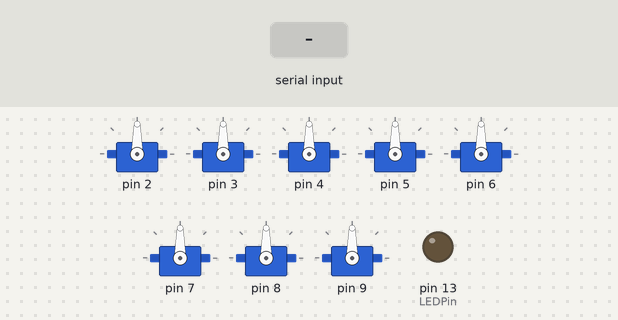
This sketch was run on a simulated Arduino Uno, built with avr-gcc and run on an emulated ATmega328P. Parts: 8 × servo, output pins drawn as LEDs (lit = HIGH). The test bench sets the inputs (shaded band).

Above: at 1.2 s.
1.3 s: "f" received over Serial
At 3.2 s:
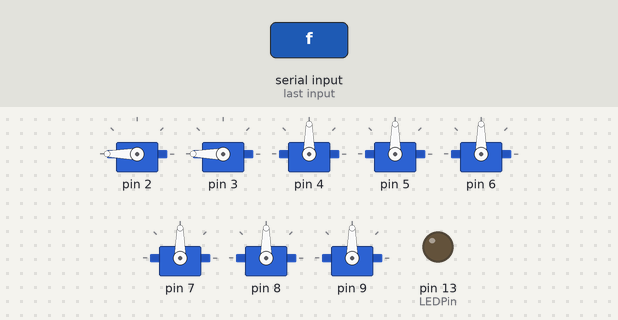
4.3 s: byte 103 ('g') received over Serial
At 4.77 s:
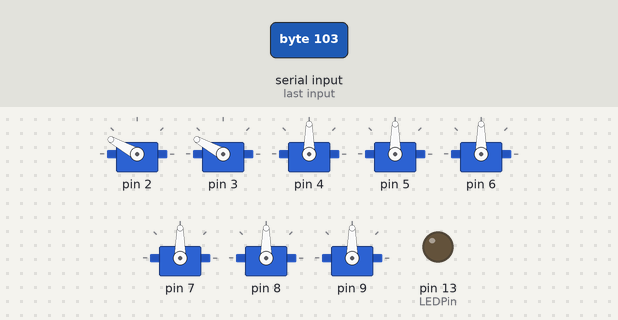
7.3 s: "a" received over Serial
At 9.4 s:
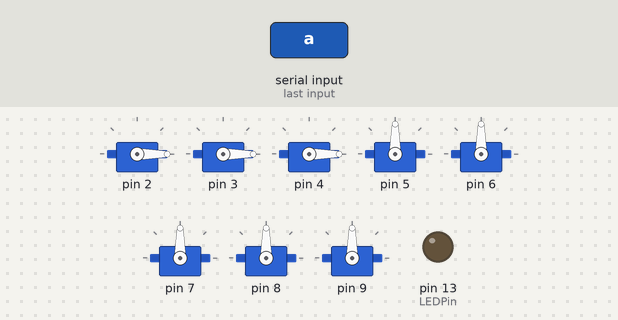
9.7 s: "2" received over Serial
At 10.18 s:
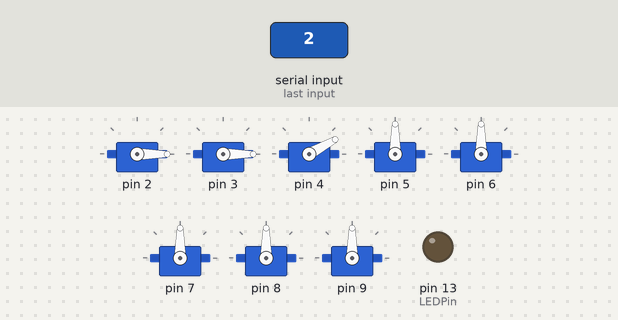
12.7 s: "b" received over Serial
At 14.7 s:
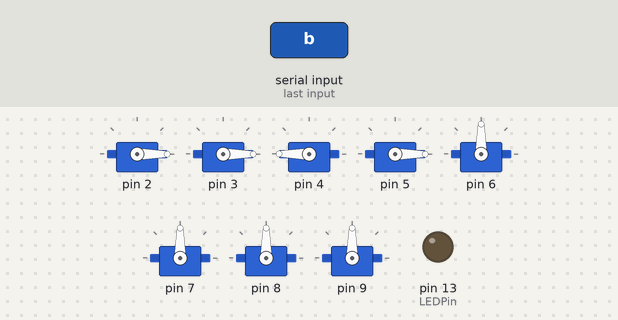
15.1 s: "c" received over Serial
At 17.6 s:
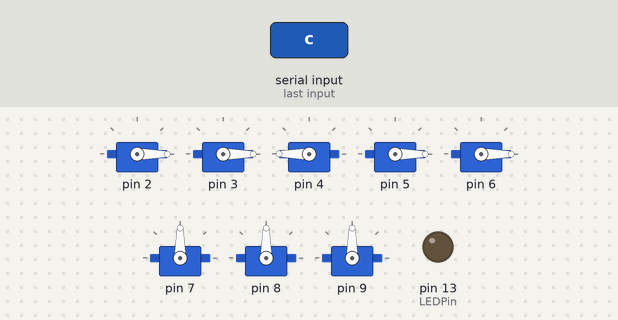
Timing chart, 0 to 19.1 s (numbered marks = the images above; inputs shaded):
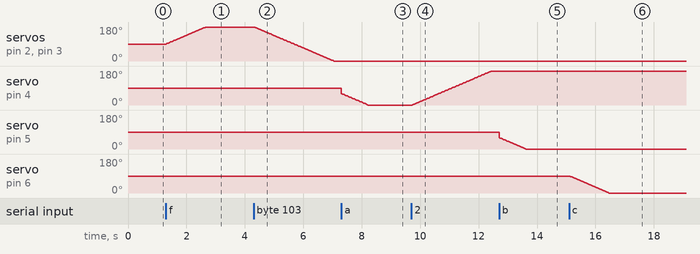

Measured:
- after the input at 1.3 s, servo on pin 2, servo on pin 3: moves from 90° to 180° over 1.3 s, starting at once
- after the input at 4.3 s, servo on pin 2, servo on pin 3: moves from 180° to 0° over 2.7 s, starting at once
- after the input at 7.3 s, servo on pin 4: moves from 90° to 0° over 0.91 s, starting at once
- after the input at 9.7 s, servo on pin 4: moves from 0° to 180° over 2.7 s, starting at once
- after the input at 12.7 s, servo on pin 5: moves from 90° to 0° over 0.91 s, starting at once
- after the input at 15.1 s, servo on pin 6: moves from 90° to 0° over 1.3 s, starting at once

The sketch:

servo_code_fixed_by_stijn.ino
```cpp
#include <Servo.h>
#define BaudRate 9600
#define LEDPin 13

char incomingOption;
long previousMillis = 0;
long interval = 100;

//Servo aServo;
//Servo bServo;
//Servo cServo;
//Servo dServo;
//Servo eServo;
//Servo fServo;
//Servo gServo;
//Servo hServo;

Servo servos[8];

int pos[] = {60, 60, 90, 60, 90, 90, 90, 140};
bool richting[] = {0, 0, 0, 0, 0};
int selectedServo = 0;
bool closeGrip = 0;
bool richtingVoet = 0;
bool on = 0;
bool voetOn = 0;
bool servoSelected = 0;

void moveServo(int servo, int pos) {
  servos[servo].write(pos);
}

void setup() {
  servos[5].attach(2, 800, 2100); //base1
  servos[6].attach(3, 800, 2100); //base2
  servos[0].attach(4, 500, 2500); //high torque
  servos[1].attach(5, 800, 2100); //standard arm
  servos[2].attach(6, 500, 2400); //micro 1
  servos[3].attach(7, 400, 2400); //micro metal
  servos[4].attach(8, 500, 2400); //micro 2
  servos[7].attach(9, 400, 2400); //micro gripper
  pinMode(LEDPin, OUTPUT);
  //myservo.attach(11, 605, 2320);
  //myservo.attach(11, 500, 2400);
  Serial.begin(BaudRate);
  //myservo.write(0);
}

void loop() {
  //Serial.println('0');
  incomingOption = Serial.read();
  switch (incomingOption) {
    case '1': //stop
      on = 0;
      voetOn = 0;
      break;
    case '2': //richting 180
      on = 1;
      richting[selectedServo] = 1;
      break;
    case '3': //richting 0
      on = 1;
      richting[selectedServo] = 0;
      break;
    case 'a': //high torque servo
      selectedServo = 0;
      servoSelected = 1;

      break;
    case 'b': //één na onderste servo
      selectedServo = 1;
      servoSelected = 1;
      break;
    case 'c': //eerste micro servo
      selectedServo = 2;
      servoSelected = 1;
      break;
    case 'd': //eerste metalen micro servo
      selectedServo = 3;
      servoSelected = 1;
      break;
    case 'e': //tweede micro servo
      selectedServo = 4;
      servoSelected = 1;
      break;
    case 'h': //grijper (tweede metalen micro servo)
      if (closeGrip) {
        closeGrip = 0;
        if ((unsigned long)(millis() - previousMillis) >= interval) {
          previousMillis = millis();
          servos[7].write(140);;
        }
      } else {
        closeGrip = 1;
        if ((unsigned long)(millis() - previousMillis) >= interval) {
          previousMillis = millis();
          servos[7].write(100);;
        }
//        servos[7].write(120);
//        delay(500);
      }
      servoSelected = 0;
      break;
    case 'f': //voet richting 120 (twee servo's)
      richtingVoet = 1;
      on = 1;
      voetOn = 1;
      servoSelected = 0;
      break;
    case 'g': //voet richting 0 (twee servo's)
      richtingVoet = 0;
      on = 1;
      voetOn = 1;
      servoSelected = 0;
      break;
    default:
      break;
  }
  if (on && servoSelected) {
    if (richting[selectedServo]) {
      if ((pos[selectedServo] <= 180 && selectedServo != 1) || (pos[selectedServo] <= 120 && selectedServo == 1)) {
        moveServo(selectedServo, pos[selectedServo]);
        pos[selectedServo]++;
        delay(15);
      }
    } else {
      if (pos[selectedServo] >= 0) {
        moveServo(selectedServo, pos[selectedServo]);
        pos[selectedServo]--;
        delay(15);
      }
    }
  } else if (on && !servoSelected) {
    if (voetOn) {
      if (richtingVoet) {
        if (pos[5] <= 180) {
          pos[5]++;
          moveServo(5, pos[5]);
        }
        if (pos[6] <= 180) {
          pos[6]++;
          moveServo(6, pos[6]);
        }
        delay(15);
      } else {
        if (pos[5] >= 0) {
          pos[5]--;
          moveServo(5, pos[5]);
        }
        if (pos[6] >= 0) {
          pos[6]--;
          moveServo(6, pos[6]);
        }
        delay(15);
      }
    }
    //    } else if (closeGrip) {
    //      if (pos[7] < 180) {
    //        moveServo(7, pos[7]);
    //        pos[7]++;
    //      }
    //    } else if(pos[7] > 0) {
    //      moveServo(7, pos[7]);
    //      pos[7]--;
    //    }
  }
}
```
